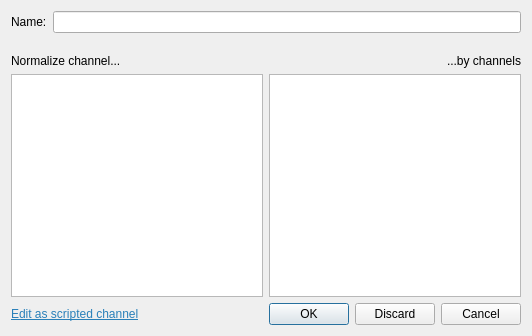
<?xml version="1.0" encoding="UTF-8"?>
<ui version="4.0">
 <class>dialogEditNormalizedChannel</class>
 <widget class="QDialog" name="dialogEditNormalizedChannel">
  <property name="geometry">
   <rect>
    <x>0</x>
    <y>0</y>
    <width>532</width>
    <height>336</height>
   </rect>
  </property>
  <property name="windowTitle">
   <string>Edit normalized channel - Metro</string>
  </property>
  <layout class="QVBoxLayout" name="verticalLayout">
   <item>
    <layout class="QHBoxLayout" name="layoutName">
     <item>
      <widget class="QLabel" name="labelName">
       <property name="text">
        <string>Name:</string>
       </property>
      </widget>
     </item>
     <item>
      <widget class="QLineEdit" name="editName"/>
     </item>
    </layout>
   </item>
   <item>
    <spacer name="spacer">
     <property name="orientation">
      <enum>Qt::Vertical</enum>
     </property>
     <property name="sizeType">
      <enum>QSizePolicy::Fixed</enum>
     </property>
     <property name="sizeHint" stdset="0">
      <size>
       <width>10</width>
       <height>15</height>
      </size>
     </property>
    </spacer>
   </item>
   <item>
    <layout class="QGridLayout" name="layoutChannels">
     <item row="1" column="0">
      <widget class="QListWidget" name="listToNormalize"/>
     </item>
     <item row="1" column="1">
      <widget class="QListWidget" name="listNormalizeBy">
       <property name="selectionMode">
        <enum>QAbstractItemView::ExtendedSelection</enum>
       </property>
      </widget>
     </item>
     <item row="0" column="0">
      <widget class="QLabel" name="labelToNormalize">
       <property name="text">
        <string>Normalize channel...</string>
       </property>
      </widget>
     </item>
     <item row="0" column="1">
      <widget class="QLabel" name="labelNormalizeBy">
       <property name="text">
        <string>...by channels</string>
       </property>
       <property name="alignment">
        <set>Qt::AlignRight|Qt::AlignTrailing|Qt::AlignVCenter</set>
       </property>
      </widget>
     </item>
    </layout>
   </item>
   <item>
    <layout class="QHBoxLayout" name="layoutFooter">
     <item>
      <widget class="QLabel" name="labelScriptedEdit">
       <property name="sizePolicy">
        <sizepolicy hsizetype="MinimumExpanding" vsizetype="Preferred">
         <horstretch>0</horstretch>
         <verstretch>0</verstretch>
        </sizepolicy>
       </property>
       <property name="text">
        <string>&lt;html&gt;&lt;head/&gt;&lt;body&gt;&lt;p&gt;&lt;a href=&quot;#scripted&quot;&gt;&lt;span style=&quot; text-decoration: underline; color:#2980b9;&quot;&gt;Edit as scripted channel&lt;/span&gt;&lt;/a&gt;&lt;/p&gt;&lt;/body&gt;&lt;/html&gt;</string>
       </property>
      </widget>
     </item>
     <item>
      <widget class="QDialogButtonBox" name="buttonBox">
       <property name="sizePolicy">
        <sizepolicy hsizetype="Minimum" vsizetype="Fixed">
         <horstretch>0</horstretch>
         <verstretch>0</verstretch>
        </sizepolicy>
       </property>
       <property name="orientation">
        <enum>Qt::Horizontal</enum>
       </property>
       <property name="standardButtons">
        <set>QDialogButtonBox::Cancel|QDialogButtonBox::Discard|QDialogButtonBox::Ok</set>
       </property>
      </widget>
     </item>
    </layout>
   </item>
  </layout>
 </widget>
 <resources/>
 <connections>
  <connection>
   <sender>buttonBox</sender>
   <signal>rejected()</signal>
   <receiver>dialogEditNormalizedChannel</receiver>
   <slot>reject()</slot>
   <hints>
    <hint type="sourcelabel">
     <x>392</x>
     <y>311</y>
    </hint>
    <hint type="destinationlabel">
     <x>265</x>
     <y>167</y>
    </hint>
   </hints>
  </connection>
 </connections>
</ui>
